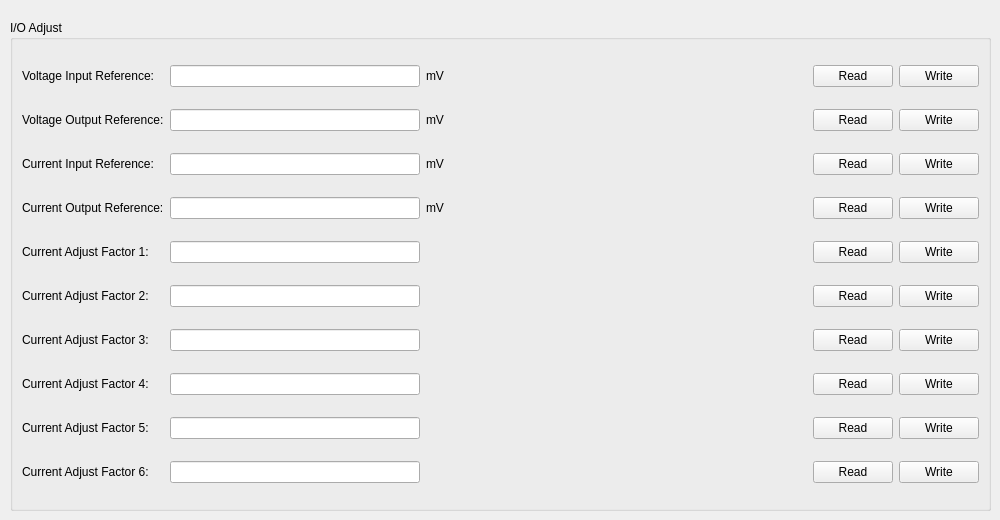
    <widget class="QWidget" name="tab_9">
     <attribute name="title">
      <string>Adjust</string>
     </attribute>
     <widget class="QGroupBox" name="groupBox_11">
      <property name="geometry">
       <rect>
        <x>10</x>
        <y>20</y>
        <width>981</width>
        <height>491</height>
       </rect>
      </property>
      <property name="sizePolicy">
       <sizepolicy hsizetype="Preferred" vsizetype="Preferred">
        <horstretch>0</horstretch>
        <verstretch>0</verstretch>
       </sizepolicy>
      </property>
      <property name="title">
       <string>I/O Adjust</string>
      </property>
      <layout class="QGridLayout" name="gridLayout_8">
       <item row="1" column="2">
        <widget class="QLabel" name="label_70">
         <property name="text">
          <string>mV </string>
         </property>
        </widget>
       </item>
       <item row="2" column="2">
        <widget class="QLabel" name="label_68">
         <property name="text">
          <string>mV  </string>
         </property>
        </widget>
       </item>
       <item row="0" column="2" colspan="2">
        <widget class="QLabel" name="label_63">
         <property name="text">
          <string>mV  </string>
         </property>
        </widget>
       </item>
       <item row="3" column="2">
        <widget class="QLabel" name="label_78">
         <property name="text">
          <string>mV  </string>
         </property>
        </widget>
       </item>
       <item row="11" column="1">
        <widget class="QLineEdit" name="factor6LineEdit">
         <property name="enabled">
          <bool>true</bool>
         </property>
        </widget>
       </item>
       <item row="10" column="1">
        <widget class="QLineEdit" name="factor5LineEdit">
         <property name="enabled">
          <bool>true</bool>
         </property>
        </widget>
       </item>
       <item row="9" column="1">
        <widget class="QLineEdit" name="factor4LineEdit">
         <property name="enabled">
          <bool>true</bool>
         </property>
        </widget>
       </item>
       <item row="5" column="6">
        <widget class="QPushButton" name="factor1Write">
         <property name="enabled">
          <bool>true</bool>
         </property>
         <property name="text">
          <string>Write</string>
         </property>
        </widget>
       </item>
       <item row="3" column="5">
        <widget class="QPushButton" name="ioutRead">
         <property name="text">
          <string>Read</string>
         </property>
        </widget>
       </item>
       <item row="7" column="6">
        <widget class="QPushButton" name="factor3Write">
         <property name="enabled">
          <bool>true</bool>
         </property>
         <property name="text">
          <string>Write</string>
         </property>
        </widget>
       </item>
       <item row="9" column="0">
        <widget class="QLabel" name="label_89">
         <property name="text">
          <string>Current Adjust Factor 4:</string>
         </property>
        </widget>
       </item>
       <item row="10" column="0">
        <widget class="QLabel" name="label_88">
         <property name="text">
          <string>Current Adjust Factor 5:</string>
         </property>
        </widget>
       </item>
       <item row="11" column="0">
        <widget class="QLabel" name="label_93">
         <property name="text">
          <string>Current Adjust Factor 6:</string>
         </property>
        </widget>
       </item>
       <item row="6" column="0">
        <widget class="QLabel" name="label_91">
         <property name="text">
          <string>Current Adjust Factor 2:</string>
         </property>
        </widget>
       </item>
       <item row="7" column="5">
        <widget class="QPushButton" name="factor3Read">
         <property name="text">
          <string>Read</string>
         </property>
        </widget>
       </item>
       <item row="0" column="1">
        <widget class="QLineEdit" name="vinLineEdit">
         <property name="enabled">
          <bool>true</bool>
         </property>
        </widget>
       </item>
       <item row="0" column="0">
        <widget class="QLabel" name="label_85">
         <property name="text">
          <string>Voltage Input Reference:</string>
         </property>
        </widget>
       </item>
       <item row="3" column="0">
        <widget class="QLabel" name="label_90">
         <property name="text">
          <string>Current Output Reference:</string>
         </property>
        </widget>
       </item>
       <item row="5" column="0">
        <widget class="QLabel" name="label_87">
         <property name="text">
          <string>Current Adjust Factor 1:</string>
         </property>
        </widget>
       </item>
       <item row="5" column="5">
        <widget class="QPushButton" name="factor1Read">
         <property name="text">
          <string>Read</string>
         </property>
        </widget>
       </item>
       <item row="7" column="0">
        <widget class="QLabel" name="label_92">
         <property name="text">
          <string>Current Adjust Factor 3:</string>
         </property>
        </widget>
       </item>
       <item row="3" column="1">
        <widget class="QLineEdit" name="ioutLineEdit">
         <property name="enabled">
          <bool>true</bool>
         </property>
        </widget>
       </item>
       <item row="2" column="1">
        <widget class="QLineEdit" name="iinLineEdit">
         <property name="enabled">
          <bool>true</bool>
         </property>
        </widget>
       </item>
       <item row="1" column="1">
        <widget class="QLineEdit" name="voutLineEdit">
         <property name="enabled">
          <bool>true</bool>
         </property>
        </widget>
       </item>
       <item row="0" column="6">
        <widget class="QPushButton" name="vinWrite">
         <property name="enabled">
          <bool>true</bool>
         </property>
         <property name="text">
          <string>Write</string>
         </property>
        </widget>
       </item>
       <item row="6" column="1">
        <widget class="QLineEdit" name="factor2LineEdit">
         <property name="enabled">
          <bool>true</bool>
         </property>
        </widget>
       </item>
       <item row="6" column="5">
        <widget class="QPushButton" name="factor2Read">
         <property name="text">
          <string>Read</string>
         </property>
        </widget>
       </item>
       <item row="6" column="6">
        <widget class="QPushButton" name="factor2Write">
         <property name="text">
          <string>Write</string>
         </property>
        </widget>
       </item>
       <item row="3" column="6">
        <widget class="QPushButton" name="ioutWrite">
         <property name="text">
          <string>Write</string>
         </property>
        </widget>
       </item>
       <item row="2" column="6">
        <widget class="QPushButton" name="iinWrite">
         <property name="enabled">
          <bool>true</bool>
         </property>
         <property name="text">
          <string>Write</string>
         </property>
        </widget>
       </item>
       <item row="1" column="5">
        <widget class="QPushButton" name="voutRead">
         <property name="text">
          <string>Read</string>
         </property>
        </widget>
       </item>
       <item row="1" column="6">
        <widget class="QPushButton" name="voutWrite">
         <property name="text">
          <string>Write</string>
         </property>
        </widget>
       </item>
       <item row="5" column="1">
        <widget class="QLineEdit" name="factor1LineEdit">
         <property name="enabled">
          <bool>true</bool>
         </property>
        </widget>
       </item>
       <item row="7" column="1">
        <widget class="QLineEdit" name="factor3LineEdit">
         <property name="enabled">
          <bool>true</bool>
         </property>
        </widget>
       </item>
       <item row="0" column="5">
        <widget class="QPushButton" name="vinRead">
         <property name="text">
          <string>Read</string>
         </property>
        </widget>
       </item>
       <item row="2" column="5">
        <widget class="QPushButton" name="iinRead">
         <property name="text">
          <string>Read</string>
         </property>
        </widget>
       </item>
       <item row="2" column="0">
        <widget class="QLabel" name="label_83">
         <property name="text">
          <string>Current Input Reference:</string>
         </property>
        </widget>
       </item>
       <item row="1" column="0">
        <widget class="QLabel" name="label_82">
         <property name="text">
          <string>Voltage Output Reference:</string>
         </property>
        </widget>
       </item>
       <item row="0" column="4">
        <spacer name="horizontalSpacer_2">
         <property name="orientation">
          <enum>Qt::Horizontal</enum>
         </property>
         <property name="sizeHint" stdset="0">
          <size>
           <width>350</width>
           <height>20</height>
          </size>
         </property>
        </spacer>
       </item>
       <item row="9" column="5">
        <widget class="QPushButton" name="factor4Read">
         <property name="text">
          <string>Read</string>
         </property>
        </widget>
       </item>
       <item row="10" column="5">
        <widget class="QPushButton" name="factor5Read">
         <property name="text">
          <string>Read</string>
         </property>
        </widget>
       </item>
       <item row="11" column="5">
        <widget class="QPushButton" name="factor6Read">
         <property name="text">
          <string>Read</string>
         </property>
        </widget>
       </item>
       <item row="9" column="6">
        <widget class="QPushButton" name="factor4Write">
         <property name="enabled">
          <bool>true</bool>
         </property>
         <property name="text">
          <string>Write</string>
         </property>
        </widget>
       </item>
       <item row="10" column="6">
        <widget class="QPushButton" name="factor5Write">
         <property name="enabled">
          <bool>true</bool>
         </property>
         <property name="text">
          <string>Write</string>
         </property>
        </widget>
       </item>
       <item row="11" column="6">
        <widget class="QPushButton" name="factor6Write">
         <property name="enabled">
          <bool>true</bool>
         </property>
         <property name="text">
          <string>Write</string>
         </property>
        </widget>
       </item>
      </layout>
     </widget>
    </widget>
